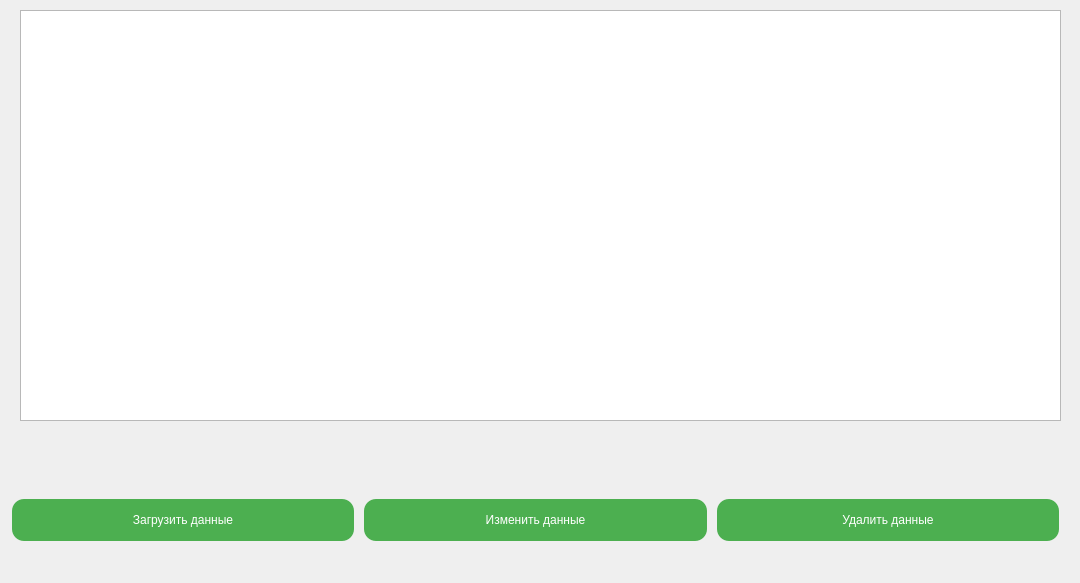
<?xml version="1.0" encoding="UTF-8"?>
<ui version="4.0">
 <class>FuncWind</class>
 <widget class="QMainWindow" name="FuncWind">
  <property name="geometry">
   <rect>
    <x>0</x>
    <y>0</y>
    <width>1080</width>
    <height>583</height>
   </rect>
  </property>
  <property name="windowTitle">
   <string>Работа с данными</string>
  </property>
  <property name="windowIcon">
   <iconset>
    <normaloff>icons/logo_vert.png</normaloff>icons/logo_vert.png</iconset>
  </property>
  <property name="styleSheet">
   <string notr="true">QPushButton {
    background-color: #4CAF50;
    border: none;
    color: #fff;
    padding: 14px;
    text-align: center;
    text-decoration: none;
    display: inline-block;
    font-size: 12px;
    margin: 4px 2px;
	border-radius: 12px;
}

QPushButton:hover {
	background-color: #3e8e41
}</string>
  </property>
  <widget class="QWidget" name="centralwidget">
   <widget class="QTableView" name="AddNoteTable">
    <property name="geometry">
     <rect>
      <x>20</x>
      <y>10</y>
      <width>1041</width>
      <height>411</height>
     </rect>
    </property>
   </widget>
   <widget class="QWidget" name="horizontalLayoutWidget">
    <property name="geometry">
     <rect>
      <x>10</x>
      <y>470</y>
      <width>1051</width>
      <height>101</height>
     </rect>
    </property>
    <layout class="QHBoxLayout" name="horizontalLayout">
     <item>
      <widget class="QPushButton" name="LoadNote">
       <property name="font">
        <font>
         <pointsize>-1</pointsize>
         <underline>false</underline>
         <strikeout>false</strikeout>
        </font>
       </property>
       <property name="text">
        <string>Загрузить данные</string>
       </property>
      </widget>
     </item>
     <item>
      <widget class="QPushButton" name="EditNote">
       <property name="font">
        <font>
         <pointsize>-1</pointsize>
         <underline>false</underline>
         <strikeout>false</strikeout>
        </font>
       </property>
       <property name="text">
        <string>Изменить данные</string>
       </property>
      </widget>
     </item>
     <item>
      <widget class="QPushButton" name="DeleteNote">
       <property name="font">
        <font>
         <pointsize>-1</pointsize>
         <underline>false</underline>
         <strikeout>false</strikeout>
        </font>
       </property>
       <property name="text">
        <string>Удалить данные</string>
       </property>
      </widget>
     </item>
    </layout>
   </widget>
  </widget>
 </widget>
 <resources/>
 <connections/>
</ui>
